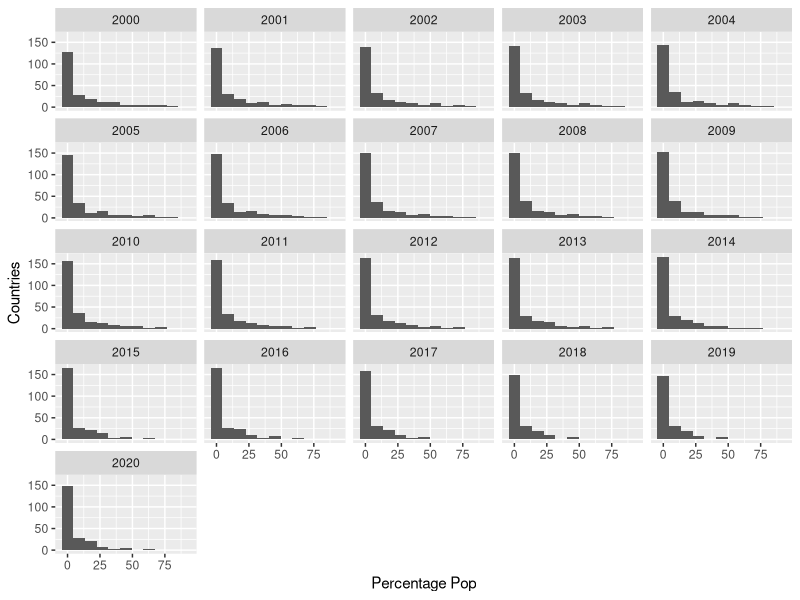
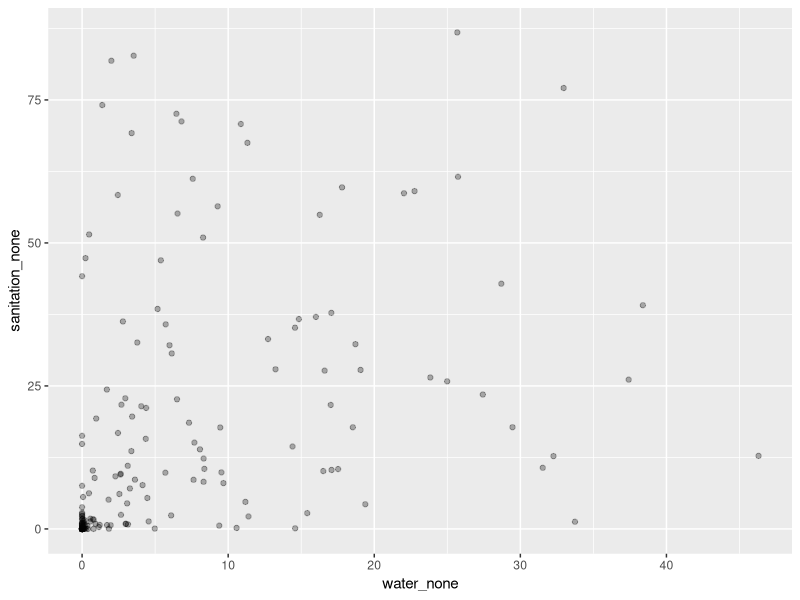
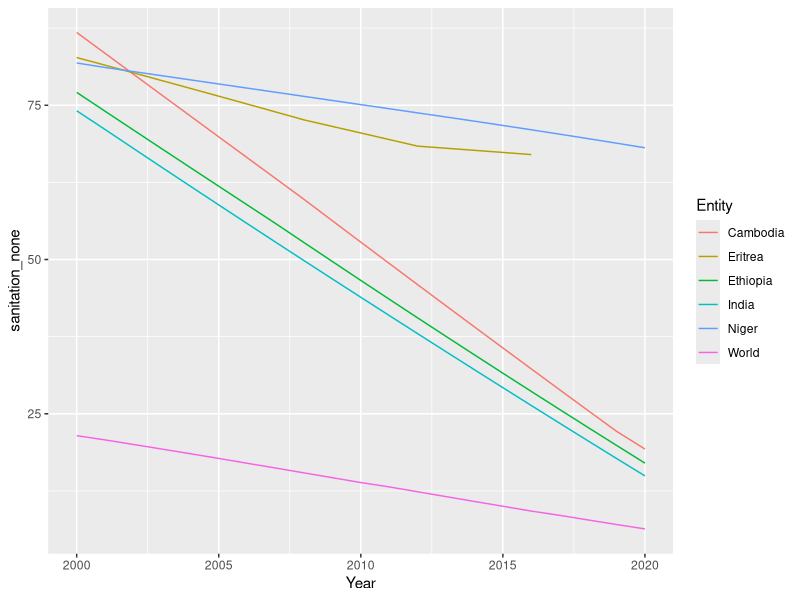

Write the R code that produced these figures, in order.
## ---- chunk 1
library(tidyverse)
wat_san <- read_csv("data/water-and-sanitation.csv")
## ---- chunk 2
ggplot(wat_san, aes(sanitation_none)) +
  geom_histogram(binwidth = 9)+
  labs(
    x = "Percentage Pop",
    y = "Countries")+
  facet_wrap(~ Year, ncol = 5)
## ---- chunk 3
wat_san %>% 
   filter(Year == 2000) %>% 
   arrange(desc(sanitation_none))
## ---- chunk 4
wat_san %>% 
   filter(Year == 2000) %>% 
   ggplot(aes(water_none, sanitation_none)) +
     geom_point(alpha = .3)
## ---- chunk 5
wat_san %>% 
   filter(Year == 2020) %>% 
   arrange(desc(sanitation_none))
## ---- chunk 6
wat_san %>% 
  filter(Year == 2000 & Entity != "World" | Year == 2020 & Entity != "World") %>% 
  # this line uses a combination of logical operators (== (equal to), & (and), != (is not equal to), | (or))
  # this combination filters for the two years provided, while excluding any data associated with the "World" Entity
  group_by(Year) %>% 
  # this line groups all the data by Year, so that any summary statistics specified below are computed for each group
  summarize(water_none_min = min(water_none, na.rm = T),
            water_none_mean = mean(water_none, na.rm = T),
            water_none_median = median(water_none, na.rm = T),
            water_none_stdev = sd(water_none, na.rm = T),
            water_none_iqr = IQR(water_none, na.rm = T),
            water_none_max = max(water_none, na.rm = T),
            
            sanitation_none_min = min(sanitation_none, na.rm = T),
            sanitation_none_mean = mean(sanitation_none, na.rm = T),
            sanitation_none_median = median(sanitation_none, na.rm = T),
            sanitation_none_stdev = sd(sanitation_none, na.rm = T),
            sanitation_none_iqr = IQR(sanitation_none, na.rm = T),
            sanitation_none_max = max(sanitation_none, na.rm = T)

            )
## ---- chunk 7
wat_san %>% 
  filter(Entity == "World" | Entity == "India" | Entity == "Cambodia" | Entity == "Eritrea" | Entity == "Niger" | Entity == "Ethiopia") %>% 
  ggplot(aes(x = Year, y = sanitation_none, color = Entity)) +
  geom_line()
